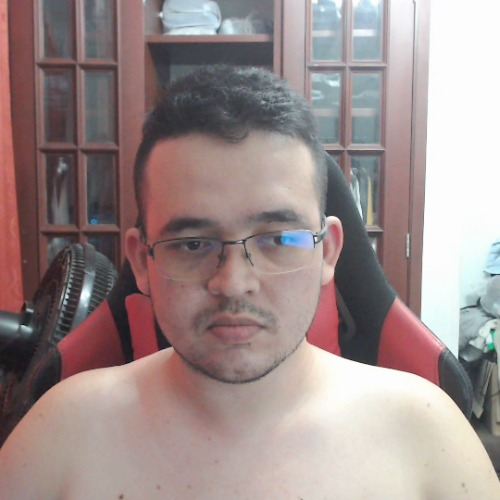
#> input picture api/images/emmllanitos@hotmail.com/imagen_emmllanitos_0.jpeg, 500 x 500 px; its folder holds only this picture in this run
$ python getFace.py
#> lines starting #> are read from the running program, lines starting #| are printed output that depends on the picture; after the words box and inside, x2 and y2 are one past the last pixel; in counts of white or black regions, pixels touching at a corner belong together
import cv2
import os

# Función que procesa las imágenes, detectando y recortando rostros


def procesar_imagenes(input_dir, output_dir):

    # Carga el clasificador pre-entrenado de detección de rostros
#> called with input_dir = './images', output_dir = './imgProcesadas'
    face_cascade = cv2.CascadeClassifier(
        cv2.data.haarcascades + 'haarcascade_frontalface_default.xml')

    # Verifica si el archivo XML del clasificador ha sido cargado correctamente
    if face_cascade.empty():
        print("El archivo XML del clasificador no se cargó correctamente.")
    else:
        print("El archivo XML del clasificador se cargó correctamente.")

    # Recorre el directorio de entrada
    for correo_dir in os.listdir(input_dir):
        correo_path = os.path.join(input_dir, correo_dir)

        # Si el elemento es un directorio, procede a procesar las imágenes dentro de él
        if os.path.isdir(correo_path):
            # Crea el directorio correspondiente en la carpeta de salida
            output_correo_dir = os.path.join(output_dir, correo_dir)
            os.makedirs(output_correo_dir, exist_ok=True)

            # Recorre todas las imágenes en el directorio actual
            for filename in os.listdir(correo_path):
                image_path = os.path.join(correo_path, filename)

                # Lee la imagen del archivo
                frame = cv2.imread(image_path)
#> frame is the input picture: shape (500, 500, 3); mean B, G, R 139.7, 141, 157

                # Convierte la imagen a escala de grises
                gray = cv2.cvtColor(frame, cv2.COLOR_BGR2GRAY)
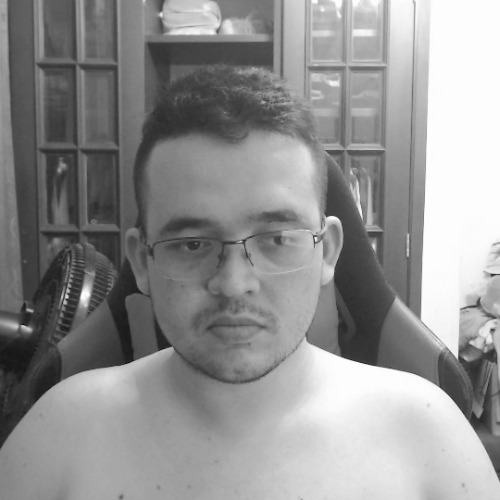
#> gray: shape (500, 500); min 7, max 255, mean 145.7

                # Detecta los rostros en la imagen
                faces = face_cascade.detectMultiScale(
                    gray, scaleFactor=1.1, minNeighbors=5, minSize=(150, 150))
#> faces = [[118, 155, 227, 227]]

                # Recorre todos los rostros detectados y dibuja un rectángulo alrededor de cada rostro
                for (x, y, w, h) in faces:
                    cv2.rectangle(frame, (x, y), (x + w, y + h),
                                  (0, 255, 0), 2)
#> this loop made 1 pass
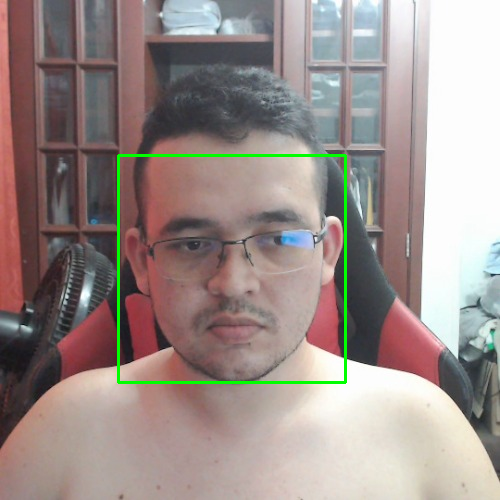
#> frame: shape (500, 500, 3); 1.09% of pixels changed, all inside (x1, y1, x2, y2) = (117, 154, 347, 384)

                # Verifica si se encontraron rostros en la imagen
                if len(faces) > 0:
                    # Tomar el primer rostro detectado
                    (x, y, w, h) = faces[0]
#> x = 118; y = 155; w = 227; h = 227

                    # Recorta la región del rostro en la imagen
                    face = gray[y:y+h, x:x+w]
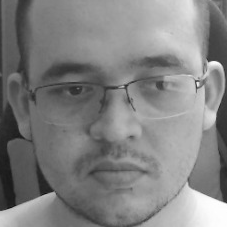
#> face: shape (227, 227); min 12, max 255, mean 129.1

                    # Redimensiona el rostro a un tamaño fijo
                    face = cv2.resize(face, (300, 300))
#> face: shape (300, 300)
#> pass 3 of the loop in procesar_imagenes, `for correo_dir in os.listdir(input_dir):`:
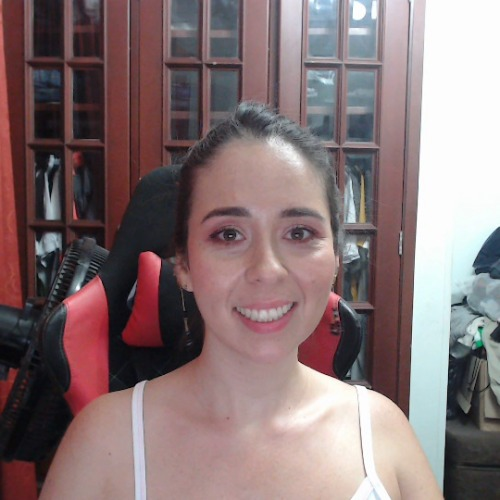
#> input picture api/images/mfmll@hotmail.com/imagen_mfmll_0.jpeg, 500 x 500 px
#> in procesar_imagenes, frame is the input picture: shape (500, 500, 3); mean B, G, R 117, 115.7, 134.7
#> faces = [[162, 153, 208, 208]]
#> the loop in procesar_imagenes, `for (x, y, w, h) in faces:` made 1 pass
#> after the loop in procesar_imagenes, `for (x, y, w, h) in faces:`:
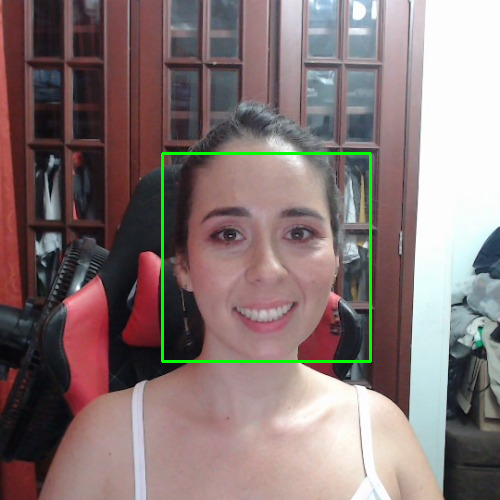
#> frame: shape (500, 500, 3); 1% of pixels changed, all inside (x1, y1, x2, y2) = (161, 152, 372, 363)
#> in procesar_imagenes, `(x, y, w, h) = faces[0]`: x = 162; y = 153; w = 208
#> in procesar_imagenes, `face = gray[y:y+h, x:x+w]`:
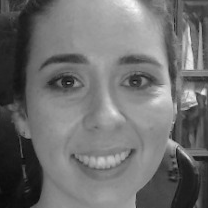
#> face: shape (208, 208); min 10, max 247, mean 110.5

                    # Genera el nombre de la imagen procesada
                    processed_image_name = f'processed_{filename}'
                    processed_image_path = os.path.join(
                        output_correo_dir, processed_image_name)

                    # Guarda la imagen procesada en el directorio de salida
                    cv2.imwrite(processed_image_path, face)

    # Retorna una confirmación de que todas las imágenes fueron procesadas
    return 'Imagenes procesadas con exito'


# Llamar a la función para procesar las imagenes de usuario registrados
register_input_dir = './images'
register_output_dir = './imgProcesadas'
salidaimagenes = procesar_imagenes(register_input_dir, register_output_dir)
print(salidaimagenes)
